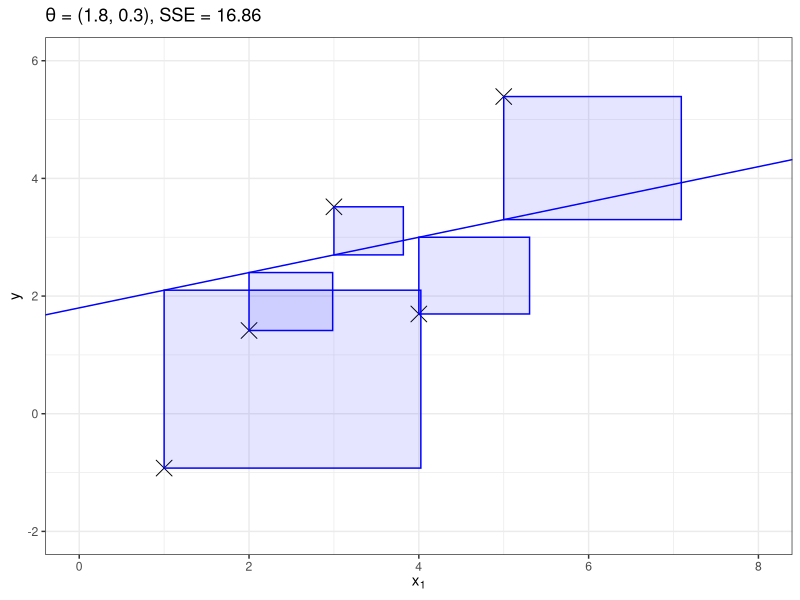
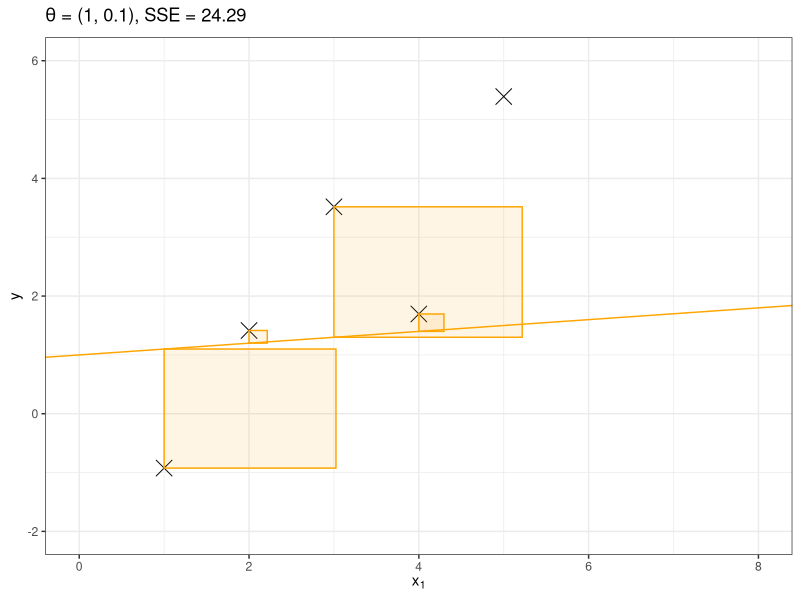
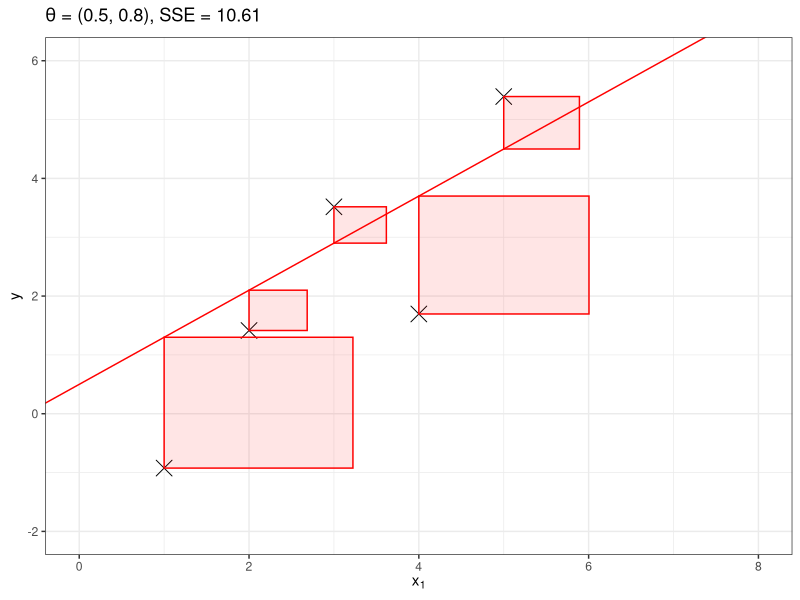

The R source for these figures, in order: (Note: this script raises an error after producing the figures.)
# PREREQ -----------------------------------------------------------------------

library(ggplot2)
library(data.table)

mylm <- function(x, coeffs) coeffs[1] + coeffs[2] * x

# DATA -------------------------------------------------------------------------

coeffs <- list(c(1.8, .3), c(1, .1), c(0.5, .8))
my_df <- lapply(
    seq_along(coeffs),
    function(i) {
        set.seed(pi)
        my_df <- data.table(x = 1:5)
        my_df[, y := x + rnorm(5, 0, 2)]
        my_df[
            , `:=`(
                intercept = coeffs[[i]][1],
                slope = coeffs[[i]][2],
                yhat = mylm(x, coeffs[[i]]),
                xmax = x + abs(y - mylm(x, coeffs[[i]])),
                ymax = mylm(x, coeffs[[i]]),
                coeff_set = i
            ),
            by = seq_len(nrow(my_df))
            ][, sq_error := (y - yhat)^2, by = seq_len(nrow(my_df))]
        my_df
    }
)
my_df <- do.call(rbind, my_df)

# LINE PLOTS -------------------------------------------------------------------

make_line_plot <- function(df, plot_color) {
    intercept <- df$intercept
    slope <- df$slope
    sse <- round(sum(df$sq_error), 2)
    p <- ggplot(data = df, aes(x, y)) +
        theme_bw() +
        xlim(c(0, 8)) +
        ylim(c(-2, 6)) +
        labs(
            x = expression(x[1]),
            title = substitute(
                paste(theta, " = (", intercept, ", ", slope, "), SSE = ", sse)
            )
        ) +
        geom_point(shape = 4, size = 5) +
        geom_abline(
            slope = df$slope, intercept = df$intercept, col = plot_color
        ) +
        geom_rect(
            df,
            mapping = aes(
                xmin = df$x, xmax = df$xmax, ymin = df$y, ymax = df$ymax
            ),
            alpha = 0.1,
            col = plot_color,
            fill = plot_color,
        ) 
    p
}

ggsave(
    "../figure/reg_lm_sse_11.pdf", 
    make_line_plot(my_df[my_df$coeff_set == 1, ], "blue"), 
    width = 3, 
    height = 3.1
)
ggsave(
    "../figure/reg_lm_sse_12.pdf", 
    make_line_plot(my_df[my_df$coeff_set == 2, ], "orange"), 
    width = 3, 
    height = 3.1
)
ggsave(
    "../figure/reg_lm_sse_13.pdf", 
    make_line_plot(my_df[my_df$coeff_set == 3, ], "red"), 
    width = 3, 
    height = 3.1
)

# FUNCTIONS --------------------------------------------------------------------

colBlue = function(alpha) { rgb(135, 206, 255, alpha, maxColorValue = 255) }
colOrange = function(alpha) { rgb(255, 185,  15, alpha, maxColorValue = 255) }
colRed = function(alpha) { rgb(255, 15,  15, alpha, maxColorValue = 255) }
colGreen = function(alpha) { rgb(188, 238, 104, alpha, maxColorValue = 255) }

data_plot = function(x, y) {
  
  plot(x, 
       y, 
       ylim = c(-2, 6), 
       xlim = c(0, 8), 
       cex = 2, 
       pch = 4, 
       las = 1, 
       ann = "false")
  
  grid()
  
}

add_lm = function(coef, color, coef_label) {
  
  abline(coef = coef, col = color(255), lwd = 3)
  coef <- round(coef, 1)
  
  text(x = coef_label[1], 
       y = coef_label[2], 
       labels = bquote(theta == "("~.(coef[1])~","~.(coef[2])~")"),
       col = color(255))
  
}

add_errors = function(x, y, coef, color, sse_label) {
  
  hat_y = cbind(1, x) %*% coef
  w = abs(y - hat_y)
  
  rect(xleft = x, 
       ybottom = y, 
       xright = x + w, 
       ytop = hat_y, 
       col = color(90),
       border = color(120), 
       lwd = 2)
  
  text(x = sse_label[1], 
       y = sse_label[2], 
       labels = paste0("SSE: ", sum(round(w^2, 2))),
       col = color(255))
  
  points(x, y, cex = 2, pch = 4, lwd = 2)
  
}

frame_plot = function(x, y, coef, color, coef_label, sse_label) {
  
  data_plot(x, y)
  add_lm(coef, color, coef_label)
  add_errors(x, y, coef, color, sse_label)
  
}

sse = function(c1, c2, x, y) {
  
  hat_y = cbind(1, x) %*% c(c1, c2)
  w = abs(y - hat_y)
  sum(w^2)
  
}

sae = function(c1, c2, x, y) {
  
  hat_y = cbind(1, x) %*% c(c1, c2)
  w = abs(y - hat_y)
  sum(w)
  
}

surface_plot = function (z = sse_surf,
                         error_type = "SSE", 
                         title = NULL,
                         palette = clrs_ramp[clrs],
                         ...) {
  
  persp(x = c1_grid, 
        y = c2_grid,
        z = z,
        theta = -130,
        phi = 10, 
        ticktype = "detailed", 
        xlab = "Intercept", 
        ylab = "Slope", 
        zlab = error_type, 
        main = title,
        col = palette, 
        border = rgb(0, 0, 0,.5))
  
}

rect_plots = function(number) {

  frame_plot(x, y, coef1, colBlue, c(2, 5.5), c(x = 6.5, y = -0.5))
  
  if(number > 1) {
    
    frame_plot(x, y, coef2, colOrange, c(2, 5.5), c(x = 6.5, y = -0.5))
    
    if(number > 2) {
      
      frame_plot(x, y, coef3, colRed, c(2, 5.5), c(x = 6.5, y =  -0.5))
      
      if (number > 3) {
        
        frame_plot(x, y, coef(m), colGreen, c(2, 5.5), c(x = 6.5, y =  -0.5))
        
      }
      
    }
    
  }
  
}

# PLOT SETUP -------------------------------------------------------------------

gridlength <- 30
c1_grid = seq(-2, 2, l = gridlength)
c2_grid = seq(0, 1.5, l = gridlength)

sse_surf = outer(c1_grid, c2_grid, Vectorize(sse, c("c1", "c2")), x = x, y = y)
sae_surf = outer(c1_grid, c2_grid, Vectorize(sae, c("c1", "c2")), x = x, y = y)

clrs_ramp = scales::alpha(colorRampPalette(viridisLite::plasma(5))(200), .5)

clrs = sse_surf[-1, -1] + sse_surf[-1, -gridlength] + 
  sse_surf[-gridlength, -1] + sse_surf[-gridlength, -gridlength]

clrs = cut(clrs, length(clrs_ramp))

clrs_sae = sae_surf[-1, -1] + sae_surf[-1, -gridlength] + 
  sae_surf[-gridlength, -1] + sae_surf[-gridlength, -gridlength]

clrs_sae = cut(clrs_sae, length(clrs_ramp))

sse_blank = quote(persp(x = c1_grid, 
                        y = c2_grid, 
                        sse_surf * NA, 
                        theta = -130, 
                        phi = 10, 
                        zlim = range(sse_surf),
                        ticktype = "detailed", 
                        xlab = "Intercept", 
                        ylab = "Slope", 
                        zlab = "SSE", 
                        col = "white", 
                        border = rgb(1, 1, 1, 0)))

opar <- par(no.readonly = FALSE)
par(mar = opar$mar / 2)

# PLOT 1 -----------------------------------------------------------------------

pdf("../figure/reg_lm_plot_31.pdf", height = 3)

par(mfrow = c(1, 3))
rect_plots(1)
#par(opar)

ggsave("../figure/reg_lm_plot_31.pdf", width = 3, height = 3)
dev.off()

# PLOT 2 -----------------------------------------------------------------------

pdf("../figure/reg_lm_plot_32.pdf", height = 3)

par(mfrow = c(1, 3))
rect_plots(2)
#par(opar)

ggsave("../figure/reg_lm_plot_32.pdf", width = 4, height = 3)
dev.off()

# PLOT 3 -----------------------------------------------------------------------

pdf("../figure/reg_lm_plot_33.pdf", height = 3)

par(mfrow = c(1, 3))
rect_plots(3)

#par(opar)

ggsave("../figure/reg_lm_plot_33.pdf", width = 4, height = 3)
dev.off()

# PLOT 4 -----------------------------------------------------------------------

pdf("../figure/reg_lm_plot_34.pdf", width = 9, height = 4)

layout(cbind(c(1, 2), c(3, 0), c(4, 4), c(4, 4)))

rect_plots(3)

p = eval(sse_blank)

points(trans3d(x = cbind(coef1, coef2, coef3)[1, ], 
               y = cbind(coef1, coef2, coef3)[2, ], 
               z = rep(min(sse_surf), 3),
               pmat = p), 
       col = c(colBlue(255), colOrange(255), colRed(255)), 
       pch = 16, 
       cex = 2)

lines(trans3d(x = cbind(coef1, coef1)[1, ], 
              y = cbind(coef1, coef1)[2, ], 
              z = c(min(sse_surf), sse(coef1[1], coef1[2], x, y)),
              pmat = p))

lines(trans3d(x = cbind(coef2, coef2)[1, ], 
              y = cbind(coef2, coef2)[2, ], 
              z = c(min(sse_surf), sse(coef2[1], coef2[2], x, y)),
              pmat = p))

lines(trans3d(x = cbind(coef3, coef3)[1, ], 
              y = cbind(coef3, coef3)[2, ], 
              z = c(min(sse_surf), sse(coef3[1], coef3[2], x, y)),
              pmat = p))

points_3d = trans3d(x = cbind(coef1, coef2, coef3)[1, ], 
                    y = cbind(coef1, coef2, coef3)[2, ], 
                    z = c(sse(coef1[1], coef1[2], x, y), 
                          sse(coef2[1], coef2[2], x, y), 
                          sse(coef3[1], coef3[2], x, y)),
                    pmat = p)

points(points_3d, 
       col = c(colBlue(255), colOrange(255), colRed(255)), 
       pch = 16, 
       cex = 2)

points(points_3d, col = "black", pch = 1, cex = 2, lwd = 2)
#par(opar)

ggsave("../figure/reg_lm_plot_34.pdf", width = 9, height = 6)
dev.off()

# PLOT 5 -----------------------------------------------------------------------

pdf("../figure/reg_lm_plot_35.pdf", width = 4.5, height = 5.5)

par(mfrow = c(1, 1))
surface_plot(zlim = range(sse_surf))

ggsave("../figure/reg_lm_plot_35.pdf", width = 4, height = 0.66)
dev.off()

# PLOT 6 -----------------------------------------------------------------------

pdf("../figure/reg_lm_plot_36.pdf", width = 4.5, height = 5.5)

p = surface_plot(zlim = range(sse_surf))

points_3d = 
  trans3d(x = coef(m)[1], 
          y = coef(m)[2], 
          z = sse(coef(m)[1], coef(m)[2], x, y),
          pmat = p)

points(points_3d, 
       col = c(colGreen(255)), 
       pch = 16, 
       cex = 2)

points(points_3d, col = "black", pch = 1, cex = 2, lwd = 2)

ggsave("../figure/reg_lm_plot_36.pdf", width = 4, height = 0.66)
dev.off()

# PLOT 7 -----------------------------------------------------------------------

pdf("../figure/reg_lm_plot_37.pdf", width = 9, height = 4)

layout(cbind(c(1, 2), c(3, 4), c(5, 5), c(5, 5)))

rect_plots(4)

p = surface_plot(zlim = range(sse_surf))

points_3d = 
  trans3d(x = cbind(coef1, coef2, coef3, coef(m))[1, ], 
          y = cbind(coef1, coef2, coef3, coef(m))[2, ], 
          z = c(sse(coef1[1], coef1[2], x, y), 
                sse(coef2[1], coef2[2], x, y), 
                sse(coef3[1], coef3[2], x, y), 
                sse(coef(m)[1], coef(m)[2], x, y)),
          pmat = p)

points(points_3d,
       col = c(colBlue(255), 
               colOrange(255), 
               colRed(255), 
               colGreen(255)), 
       pch = 16, cex = 2)

points(points_3d, col = "black", pch = 1, cex = 2, lwd = 2)

ggsave("../figure/reg_lm_plot_37.pdf", width = 9, height = 4)
dev.off()

# PLOT 8 -----------------------------------------------------------------------

pdf("../figure/../figure/reg_lm_plot_38.pdf", width = 11, height = 6)

layout(t(c(1, 2)))

p = surface_plot(z = sae_surf,
                 error_type = "Sum of Absolute Errors",
                 title = "L1 Loss Surface",
                 palette = clrs_ramp[clrs_sae])

sae_min = which(sae_surf == min(sae_surf), arr.ind = TRUE)

sae_sol <- trans3d(x = c1_grid[sae_min[1]], 
                   y = c2_grid[sae_min[2]], 
                   z =  min(sae_surf),
                   pmat = p)

points(sae_sol, col = "darkgreen", pch = 16, cex = 2)
points(sae_sol, col = "black", pch = 1, cex = 2, lwd = 2)

p2 = surface_plot(title = "L2 Loss Surface", zlim = range(sse_surf))

points_3d = 
  trans3d(x = coef(m)[1], 
          y = coef(m)[2], 
          z = sse(coef(m)[1], coef(m)[2], x, y),
          pmat = p2)

points(points_3d, col = c(colGreen(255)), pch = 16, cex = 2)
points(points_3d, col = "black", pch = 1, cex = 2, lwd = 2)

ggsave("../figure/../figure/reg_lm_plot_38.pdf", width= 11, height = 6)
dev.off()
